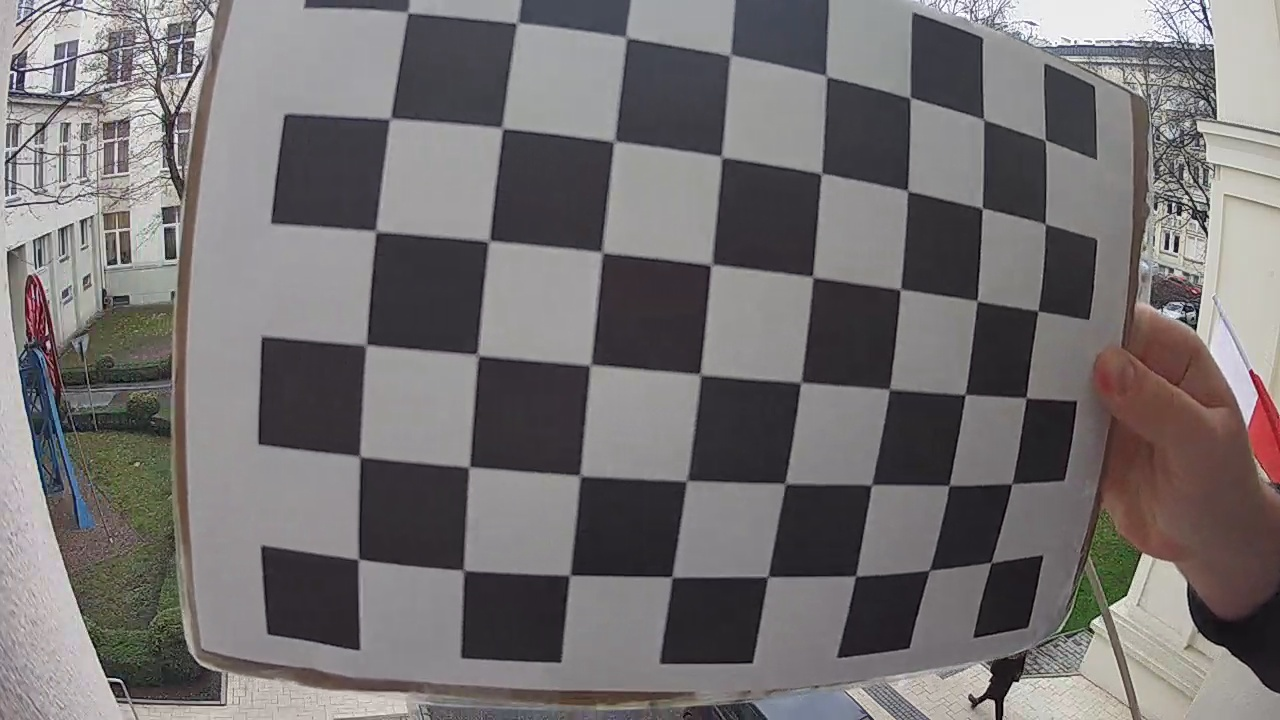
#> input picture camera_calibration/images/Frame141.jpg, 1280 x 720 px; its folder holds only this picture in this run
$ python calibration.py
#> lines starting #> are read from the running program, lines starting #| are printed output that depends on the picture; after the words box and inside, x2 and y2 are one past the last pixel; in counts of white or black regions, pixels touching at a corner belong together
import numpy as np
import cv2 as cv
import glob

criteria = (cv.TERM_CRITERIA_EPS + cv.TERM_CRITERIA_MAX_ITER, 30, 0.001)
objp = np.zeros((6 * 8, 3), np.float32)
objp[:, :2] = np.mgrid[0:8, 0:6].T.reshape(-1, 2)
objpoints = []
imgpoints = []
images = glob.glob('images/*.jpg')

for fname in images:
    img = cv.imread(fname)
#> img is the input picture: shape (720, 1280, 3); mean B, G, R 113.3, 112.6, 116.4
    gray = cv.cvtColor(img, cv.COLOR_BGR2GRAY)
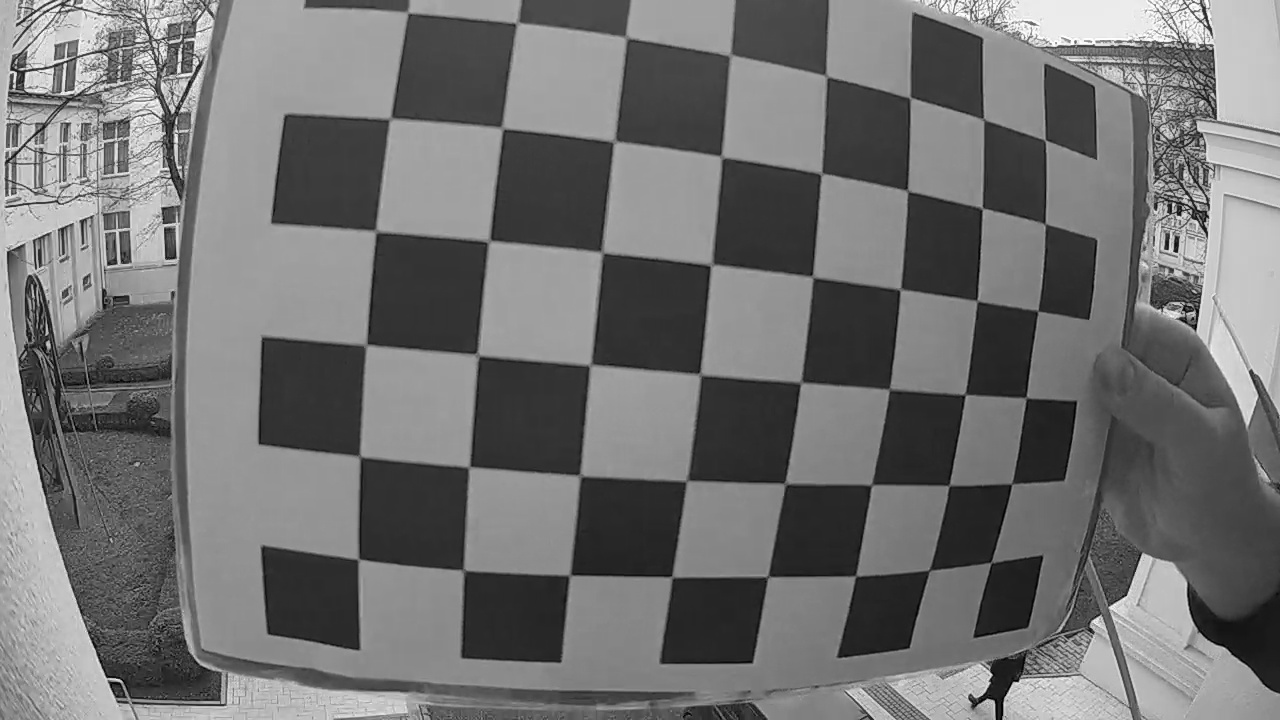
#> gray: shape (720, 1280); min 0, max 255, mean 113.8
    ret, corners = cv.findChessboardCorners(gray, (8, 6), None)
#> ret = True; corners = 48 rows, first 8: [411.3, 13.01], [515, 25], [628, 39], [731, 56], [827, 75.5], [910.3, 98.05], [983.5, 119.5], [1045.3, 140]
    if ret:
        objpoints.append(objp)
        corners2 = cv.cornerSubPix(gray, corners, (11, 11), (-1, -1), criteria)
#> corners2 = 48 rows, first 8: [408, 12.61], [517, 23.06], [626.3, 37.55], [730.2, 55.4], [826.5, 76.19], [910, 97.58], [983.6, 119.5], [1045.3, 140.1]
        imgpoints.append(corners)
        cv.drawChessboardCorners(img, (8, 6), corners2, ret)
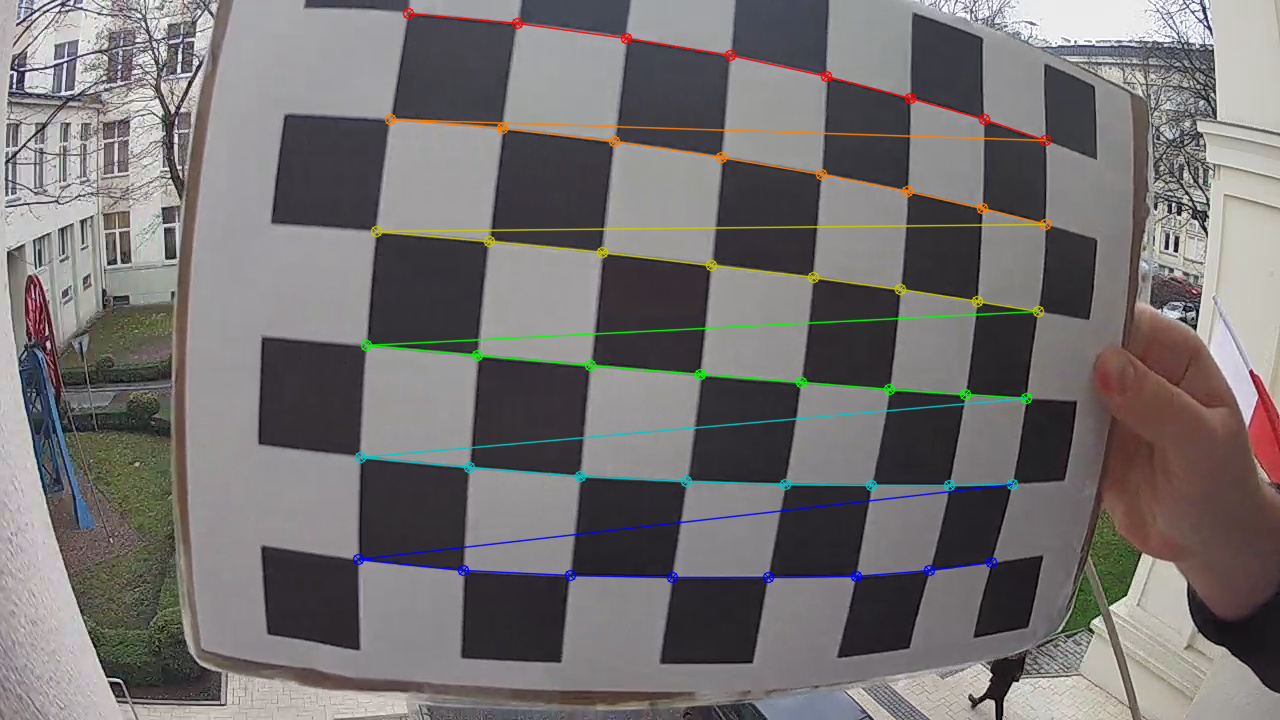
#> img: shape (720, 1280, 3); 2.76% of pixels changed, all inside (x1, y1, x2, y2) = (352, 7, 1052, 584)
cv.destroyAllWindows()

ret, mtx, dist, rvecs, tvecs = cv.calibrateCamera(objpoints, imgpoints, gray.shape[::-1], None, None)
#> ret = 0.869; mtx = [[1466.7, 0, 646], [0, 1386.3, 463], [0, 0, 1]]; dist = [[-1.24, -0.551, -0.107, -0.0222, 6.06]]; rvecs = ([0.159, -0.335, 0.084],); tvecs = ([-2.03, -3.94, 11.55],)
np.savez('calibration.npz', matrix=mtx, distortion=dist, rotation_vectors=rvecs, translation_vectors=tvecs)

data = np.load('calibration.npz')
img = cv.imread('not_calibrated.jpg')
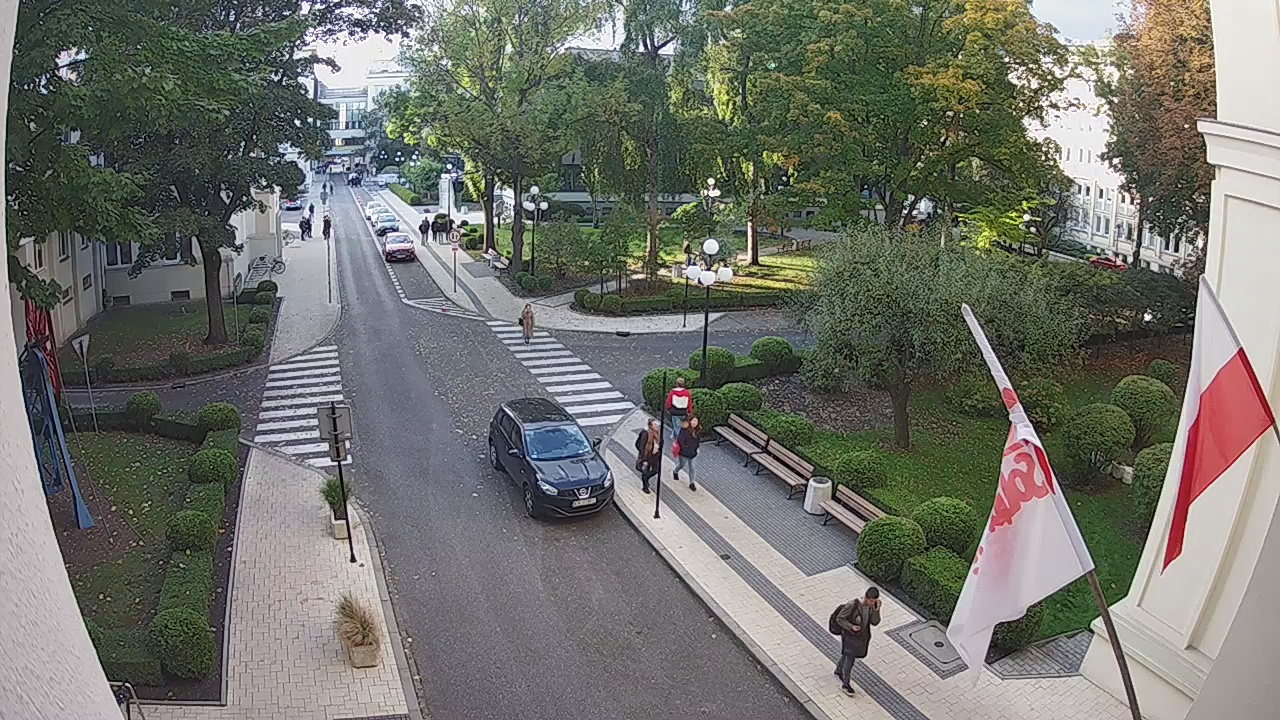
#> input picture settings/not_calibrated.jpg, 1280 x 720 px, found by its file name
#> img is the input picture: shape (720, 1280, 3); mean B, G, R 107.7, 114.3, 113
h, w = img.shape[:2]
#> h = 720; w = 1280
new_camera_mtx, roi = cv.getOptimalNewCameraMatrix(data['matrix'], data['distortion'], (w, h), 0, (w, h))
#> roi = (0, 0, 1279, 719)

dst = cv.undistort(img, data['matrix'], data['distortion'], None, new_camera_mtx)
x, y, w, h = roi
#> x = 0; y = 0; w = 1279; h = 719
dst = dst[y:y + h, x:x + w]
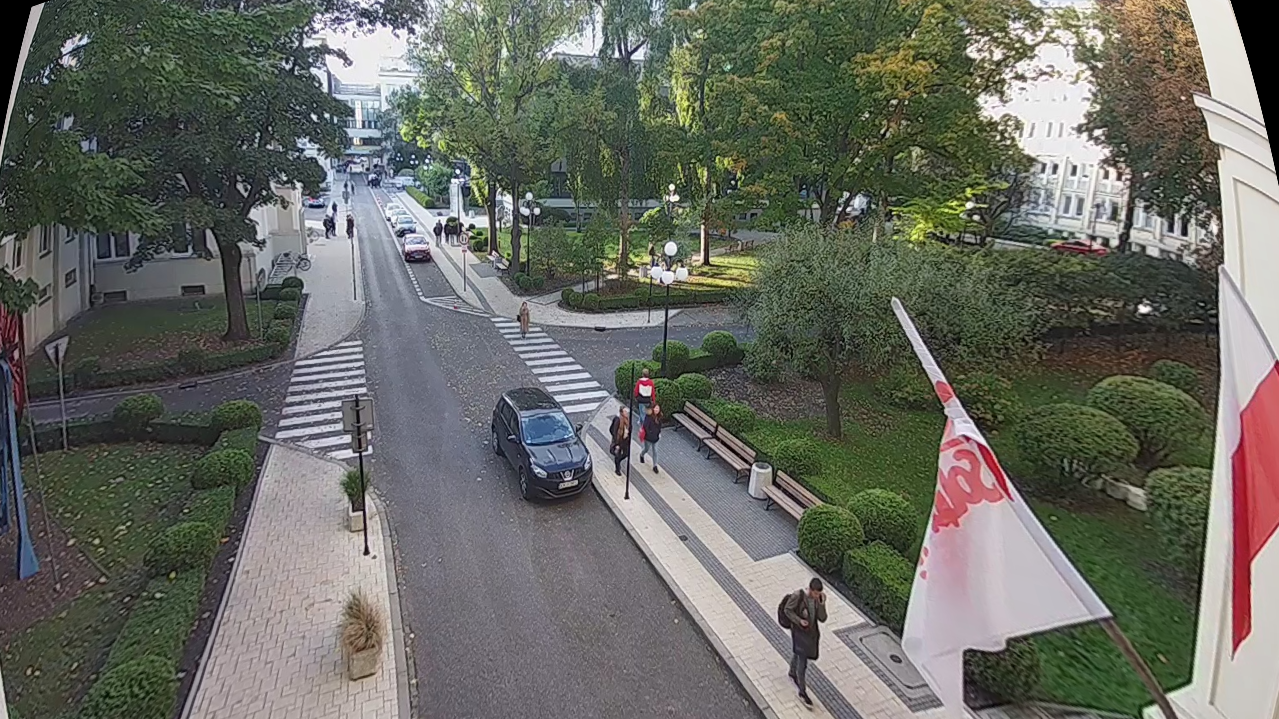
#> dst: shape (719, 1279, 3); mean B, G, R 98.6, 106.2, 104.4
cv.imwrite('calibration_result.jpg', dst)
